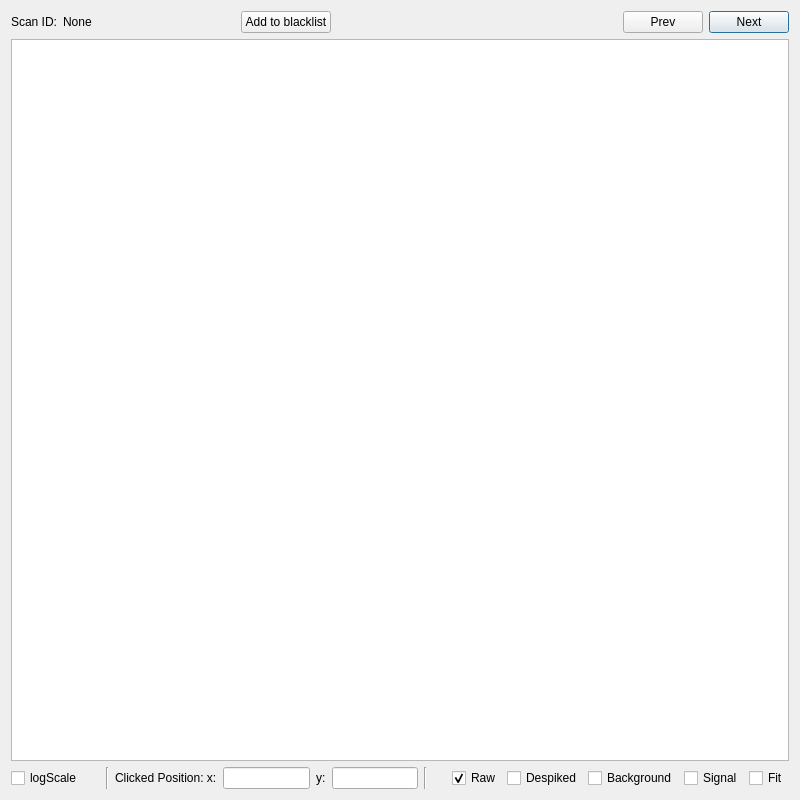
<?xml version="1.0" encoding="UTF-8"?>
<ui version="4.0">
 <class>plainPlotView</class>
 <widget class="QDialog" name="plainPlotView">
  <property name="geometry">
   <rect>
    <x>0</x>
    <y>0</y>
    <width>800</width>
    <height>800</height>
   </rect>
  </property>
  <property name="windowTitle">
   <string>Basic Data Viewer</string>
  </property>
  <layout class="QGridLayout" name="gridLayout">
   <item row="0" column="0">
    <layout class="QVBoxLayout" name="verticalLayout">
     <item>
      <layout class="QHBoxLayout" name="horizontalLayout_3">
       <item>
        <widget class="QLabel" name="scanNumber">
         <property name="text">
          <string>Scan ID:</string>
         </property>
        </widget>
       </item>
       <item>
        <widget class="QLabel" name="showID">
         <property name="text">
          <string>None</string>
         </property>
        </widget>
       </item>
       <item>
        <spacer name="horizontalSpacer_4">
         <property name="orientation">
          <enum>Qt::Horizontal</enum>
         </property>
         <property name="sizeHint" stdset="0">
          <size>
           <width>40</width>
           <height>20</height>
          </size>
         </property>
        </spacer>
       </item>
       <item>
        <widget class="QPushButton" name="blacklistButton">
         <property name="text">
          <string>Add to blacklist</string>
         </property>
        </widget>
       </item>
       <item>
        <spacer name="horizontalSpacer_5">
         <property name="orientation">
          <enum>Qt::Horizontal</enum>
         </property>
         <property name="sizeHint" stdset="0">
          <size>
           <width>40</width>
           <height>20</height>
          </size>
         </property>
        </spacer>
       </item>
       <item>
        <spacer name="horizontalSpacer_3">
         <property name="orientation">
          <enum>Qt::Horizontal</enum>
         </property>
         <property name="sizeHint" stdset="0">
          <size>
           <width>40</width>
           <height>20</height>
          </size>
         </property>
        </spacer>
       </item>
       <item>
        <widget class="QPushButton" name="showPreviousBtn">
         <property name="text">
          <string>Prev</string>
         </property>
         <property name="autoDefault">
          <bool>false</bool>
         </property>
        </widget>
       </item>
       <item>
        <widget class="QPushButton" name="showNextBtn">
         <property name="text">
          <string>Next</string>
         </property>
         <property name="autoDefault">
          <bool>false</bool>
         </property>
         <property name="default">
          <bool>true</bool>
         </property>
        </widget>
       </item>
      </layout>
     </item>
     <item>
      <widget class="PlotWidget" name="viewPart"/>
     </item>
     <item>
      <layout class="QHBoxLayout" name="horizontalLayout">
       <item>
        <widget class="QCheckBox" name="logScale">
         <property name="text">
          <string>logScale</string>
         </property>
        </widget>
       </item>
       <item>
        <spacer name="horizontalSpacer">
         <property name="orientation">
          <enum>Qt::Horizontal</enum>
         </property>
         <property name="sizeHint" stdset="0">
          <size>
           <width>40</width>
           <height>20</height>
          </size>
         </property>
        </spacer>
       </item>
       <item>
        <widget class="Line" name="line_2">
         <property name="orientation">
          <enum>Qt::Vertical</enum>
         </property>
        </widget>
       </item>
       <item>
        <widget class="QLabel" name="label">
         <property name="text">
          <string>Clicked Position: x:</string>
         </property>
        </widget>
       </item>
       <item>
        <widget class="QLineEdit" name="xPosition">
         <property name="readOnly">
          <bool>true</bool>
         </property>
        </widget>
       </item>
       <item>
        <widget class="QLabel" name="label_2">
         <property name="text">
          <string>y:</string>
         </property>
        </widget>
       </item>
       <item>
        <widget class="QLineEdit" name="yPosition">
         <property name="readOnly">
          <bool>true</bool>
         </property>
        </widget>
       </item>
       <item>
        <widget class="Line" name="line">
         <property name="orientation">
          <enum>Qt::Vertical</enum>
         </property>
        </widget>
       </item>
       <item>
        <spacer name="horizontalSpacer_2">
         <property name="orientation">
          <enum>Qt::Horizontal</enum>
         </property>
         <property name="sizeHint" stdset="0">
          <size>
           <width>40</width>
           <height>20</height>
          </size>
         </property>
        </spacer>
       </item>
       <item>
        <widget class="QCheckBox" name="showRAW">
         <property name="text">
          <string>Raw</string>
         </property>
         <property name="checked">
          <bool>true</bool>
         </property>
        </widget>
       </item>
       <item>
        <widget class="QCheckBox" name="showDES">
         <property name="text">
          <string>Despiked</string>
         </property>
        </widget>
       </item>
       <item>
        <widget class="QCheckBox" name="showBKG">
         <property name="text">
          <string>Background</string>
         </property>
        </widget>
       </item>
       <item>
        <widget class="QCheckBox" name="showSIG">
         <property name="text">
          <string>Signal</string>
         </property>
        </widget>
       </item>
       <item>
        <widget class="QCheckBox" name="showFIT">
         <property name="text">
          <string>Fit</string>
         </property>
        </widget>
       </item>
      </layout>
     </item>
    </layout>
   </item>
  </layout>
 </widget>
 <customwidgets>
  <customwidget>
   <class>PlotWidget</class>
   <extends>QGraphicsView</extends>
   <header>pyqtgraph</header>
  </customwidget>
 </customwidgets>
 <resources/>
 <connections/>
</ui>
